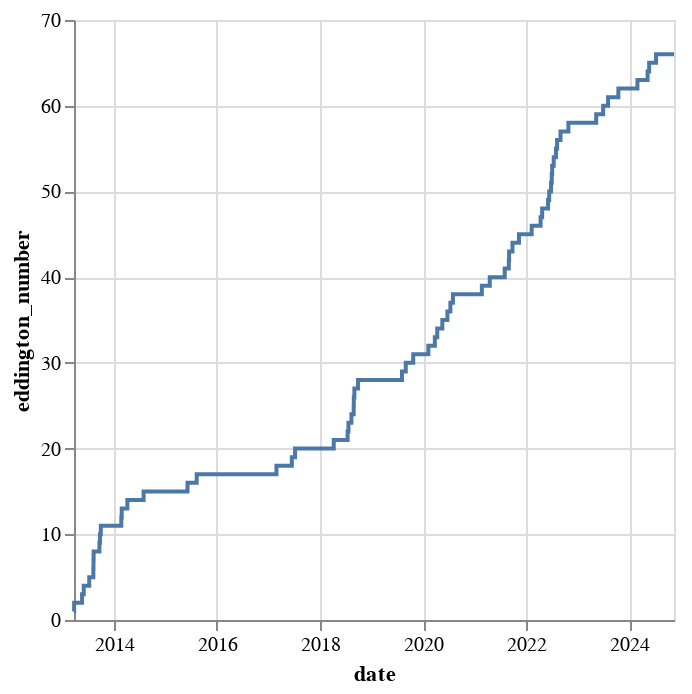

Source (notebook cell):
### Code cell
(
    alt.Chart(eddington_number_history_df)
    .mark_line(interpolate="step-after")
    .encode(alt.X("date"), alt.Y("eddington_number"))
)

### Figure 1 — Vega-Lite specification as saved in the notebook (floating-point values rounded to 4 significant figures; data arrays with more than 128 entries replaced by an {"elided": "..."} marker saying what was removed)
{"config": {"view": {"continuousWidth": 300, "continuousHeight": 300}}, "data": {"name": "data-5b6155b50efe556ded2d2b27fcbcf3fc"}, "mark": {"type": "line", "interpolate": "step-after"}, "encoding": {"x": {"field": "date", "type": "temporal"}, "y": {"field": "eddington_number", "type": "quantitative"}}, "$schema": "https://vega.github.io/schema/vega-lite/v5.20.1.json", "datasets": {"data-5b6155b50efe556ded2d2b27fcbcf3fc": {"elided": "1317 records"}}}
